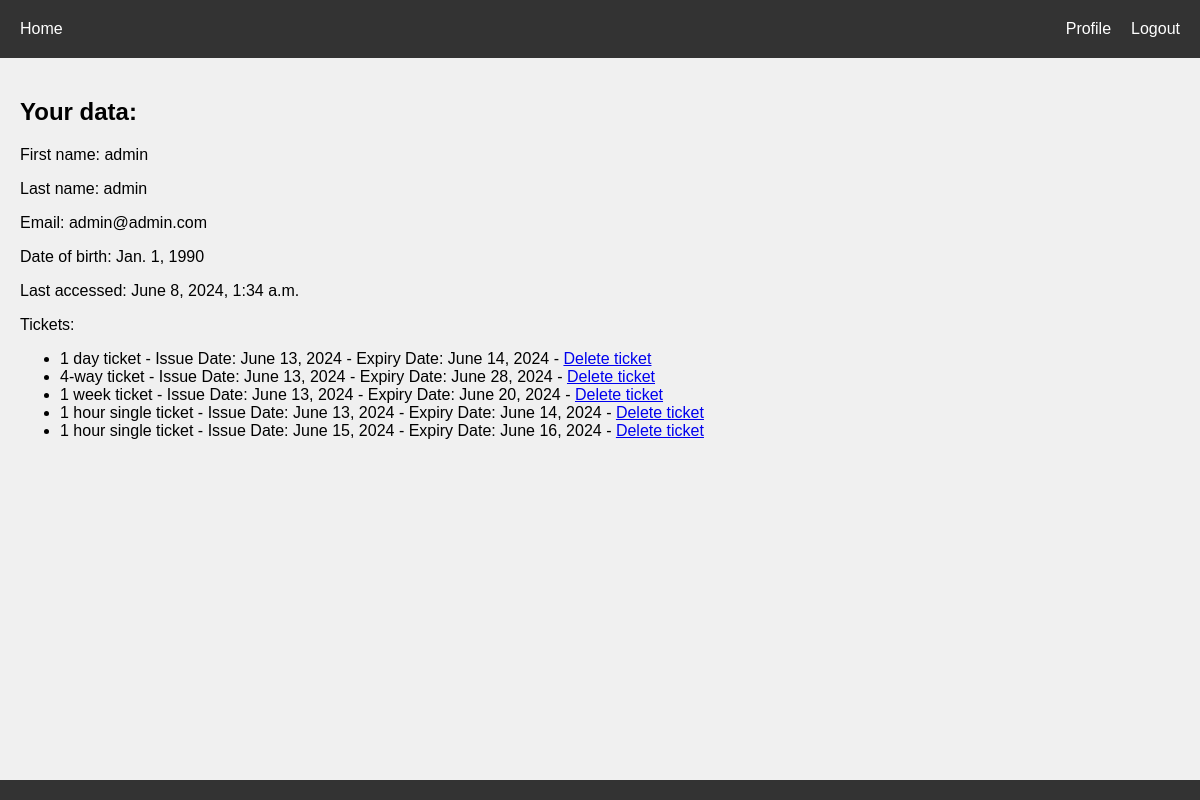
/users/data/ (signed in), run on an earlier commit of the app's database.
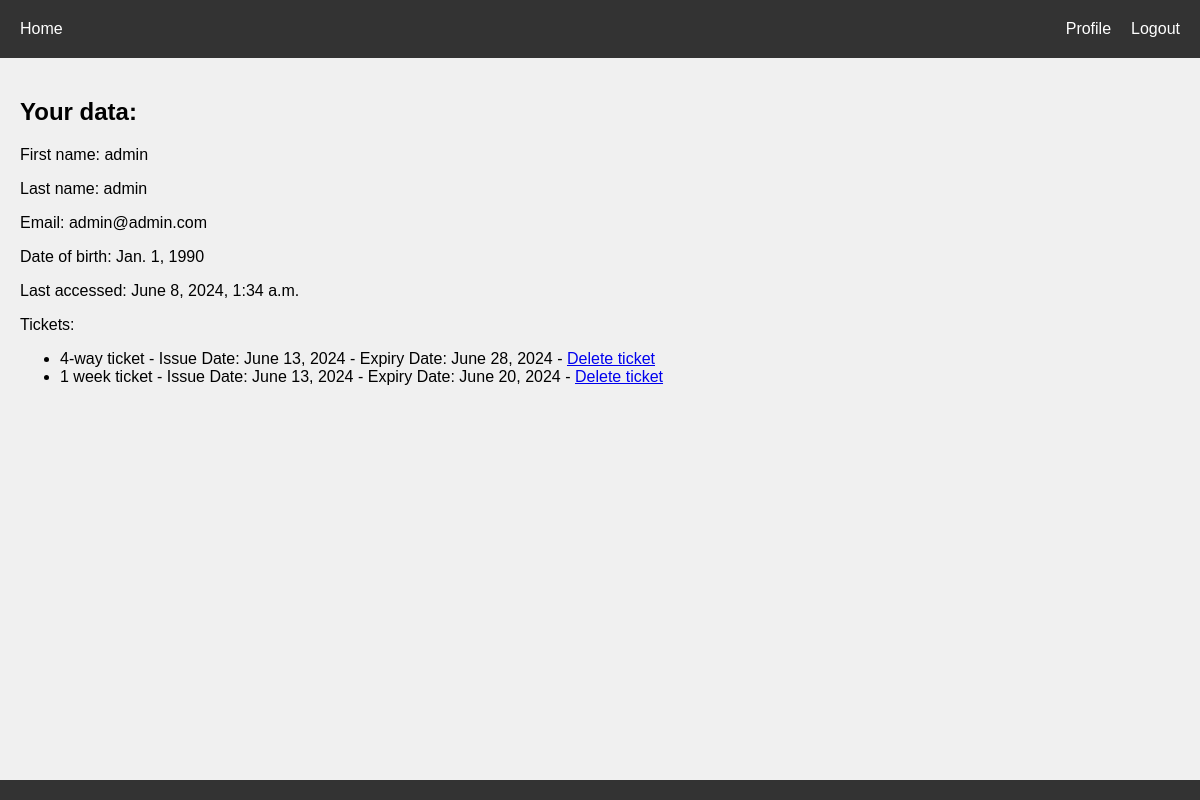
And on a later commit of the database.
### users/models.py (models this page shows, shortened)
class CustomUser(AbstractBaseUser):
    first_name = models.CharField(max_length=200)
    last_name = models.CharField(max_length=200)
    is_active = models.BooleanField(default=True)
    is_staff = models.BooleanField(default=False)
    is_superuser = models.BooleanField(default=False)
    email = models.EmailField(unique=True)
    date_of_birth = models.DateField()
    created = models.DateTimeField(auto_now_add=True)
    tickets = models.ManyToManyField(Tickets, through=UserTickets, blank=True)
    objects = CustomUserManager()
    USERNAME_FIELD = 'email'
    REQUIRED_FIELDS = ['first_name', 'last_name', 'date_of_birth']

### tickets/models.py (models this page shows, shortened)
class UserTickets(models.Model):
    user = models.ForeignKey('users.CustomUser', on_delete=models.CASCADE)
    ticket = models.ForeignKey(Tickets, on_delete=models.CASCADE)
    issue_date = models.DateField()
    expiry_date = models.DateField()

class Tickets(models.Model):
    name = models.CharField(max_length=24)
    text = models.TextField()
    created = models.DateTimeField(auto_now_add=True)
    duration = models.IntegerField(help_text="Duration in days", default=1)

### users/views.py (the view)
# urls.py: path('data/', views.data, name='data')
@login_required
def data(request):
    user_tickets = request.user.usertickets_set.all()
    return render(request, 'users/data.html', {'user_tickets': user_tickets})

### users/templates/users/data.html
{% extends "base.html" %}
{% block content %}
    <h2>Your data:</h2>
    <p>First name: {{ user.first_name }} </p>
    <p>Last name: {{ user.last_name }} </p>
    <p>Email: {{ user.email }}</p>
    <p>Date of birth: {{ user.date_of_birth }}</p>
    <p>Last accessed: {{ user.last_login }}</p>
    <p>Tickets: </p>
    <ul>
        {% for user_ticket in user_tickets %}
            <li>{{ user_ticket.ticket.name }} - Issue Date: {{ user_ticket.issue_date }} - Expiry Date: {{ user_ticket.expiry_date }} - <a href="{% url 'tickets_delete' pk=user_ticket.id %}">Delete ticket</a>
        {% empty %}
            <li>No ticket available.</li>
        {% endfor %}
    </ul>
{% endblock %}

### templates/base.html (shortened to what this page needs)
<!DOCTYPE html>
<html>
<head>
    {% load static %}
    <link rel="stylesheet" href="{% static 'css/style.css' %}">
</head>
<body>
    <header>
        <nav>
            <ul class="nav-left">
                <li><a href="{% url 'home' %}">Home</a></li>
            </ul>
            <ul class="nav-right">
                {% if user.is_authenticated %}
                    <li><a href="{% url 'profile' %}">Profile</a></li>
                    <li>
                        <form method="post" action="{% url 'logout' %}" style="display: inline;">
                            <button type="submit" style="background: none; border: none; padding: 0; cursor: pointer; color: white; font-size: inherit;">Logout</button>
                        </form>
                    </li>
                {% else %}
                    <li><a href="{% url 'login' %}">Login</a></li>
                    <li><a href="{% url 'register' %}">Register</a></li>
                {% endif %}
            </ul>
        </nav>
    </header>
    <main>
        {% block content %}
        {% endblock %}
    </main>
    <footer>
    </footer>
</body>
</html>

### static/css/style.css (style rules this page uses)
body { font-family: Arial, sans-serif; background-color: #f0f0f0; margin: 0; padding: 0; }
header { background-color: #333; color: white; padding: 10px 0; text-align: center; }
nav { display: flex; justify-content: space-between; align-items: center; background-color: #333; padding: 10px; }
nav ul { list-style: none; margin: 0; padding: 0; display: flex; }
nav ul li { margin: 0 10px; }
nav ul li a, nav ul li button { color: white; text-decoration: none; }
.nav-left { display: flex; justify-content: flex-start; flex: 1; }
.nav-right { display: flex; justify-content: flex-end; flex: 1; }
main { padding: 20px; }
footer { background-color: #333; color: white; text-align: center; padding: 10px 0; position: absolute; bottom: 0; width: 100%; }

What changed in the data, as far as the page shows it:
removed UserTickets: ticket.name "1 day ticket", issue_date "June 13, 2024", expiry_date "June 14, 2024"
removed UserTickets: ticket.name "1 hour single ticket", issue_date "June 13, 2024", expiry_date "June 14, 2024"
removed UserTickets: ticket.name "1 hour single ticket", issue_date "June 15, 2024", expiry_date "June 16, 2024"
